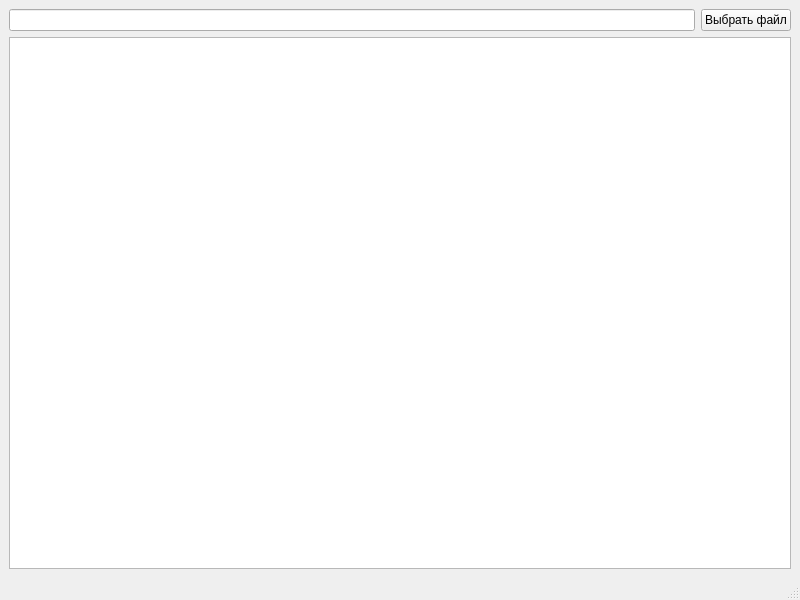
<?xml version="1.0" encoding="UTF-8"?>
<ui version="4.0">
 <class>MainWindow</class>
 <widget class="QMainWindow" name="MainWindow">
  <property name="geometry">
   <rect>
    <x>0</x>
    <y>0</y>
    <width>800</width>
    <height>600</height>
   </rect>
  </property>
  <property name="windowTitle">
   <string>MainWindow</string>
  </property>
  <widget class="QWidget" name="centralwidget">
   <layout class="QHBoxLayout" name="horizontalLayout_2">
    <item>
     <layout class="QVBoxLayout" name="verticalLayout">
      <item>
       <layout class="QHBoxLayout" name="horizontalLayout">
        <item>
         <widget class="QLineEdit" name="lineEdit"/>
        </item>
        <item>
         <widget class="QPushButton" name="chooseButton">
          <property name="text">
           <string>Выбрать файл</string>
          </property>
         </widget>
        </item>
       </layout>
      </item>
      <item>
       <widget class="QPlainTextEdit" name="plainTextEdit"/>
      </item>
     </layout>
    </item>
   </layout>
  </widget>
  <widget class="QMenuBar" name="menubar">
   <property name="geometry">
    <rect>
     <x>0</x>
     <y>0</y>
     <width>800</width>
     <height>21</height>
    </rect>
   </property>
  </widget>
  <widget class="QStatusBar" name="statusbar"/>
 </widget>
 <resources/>
 <connections/>
</ui>
